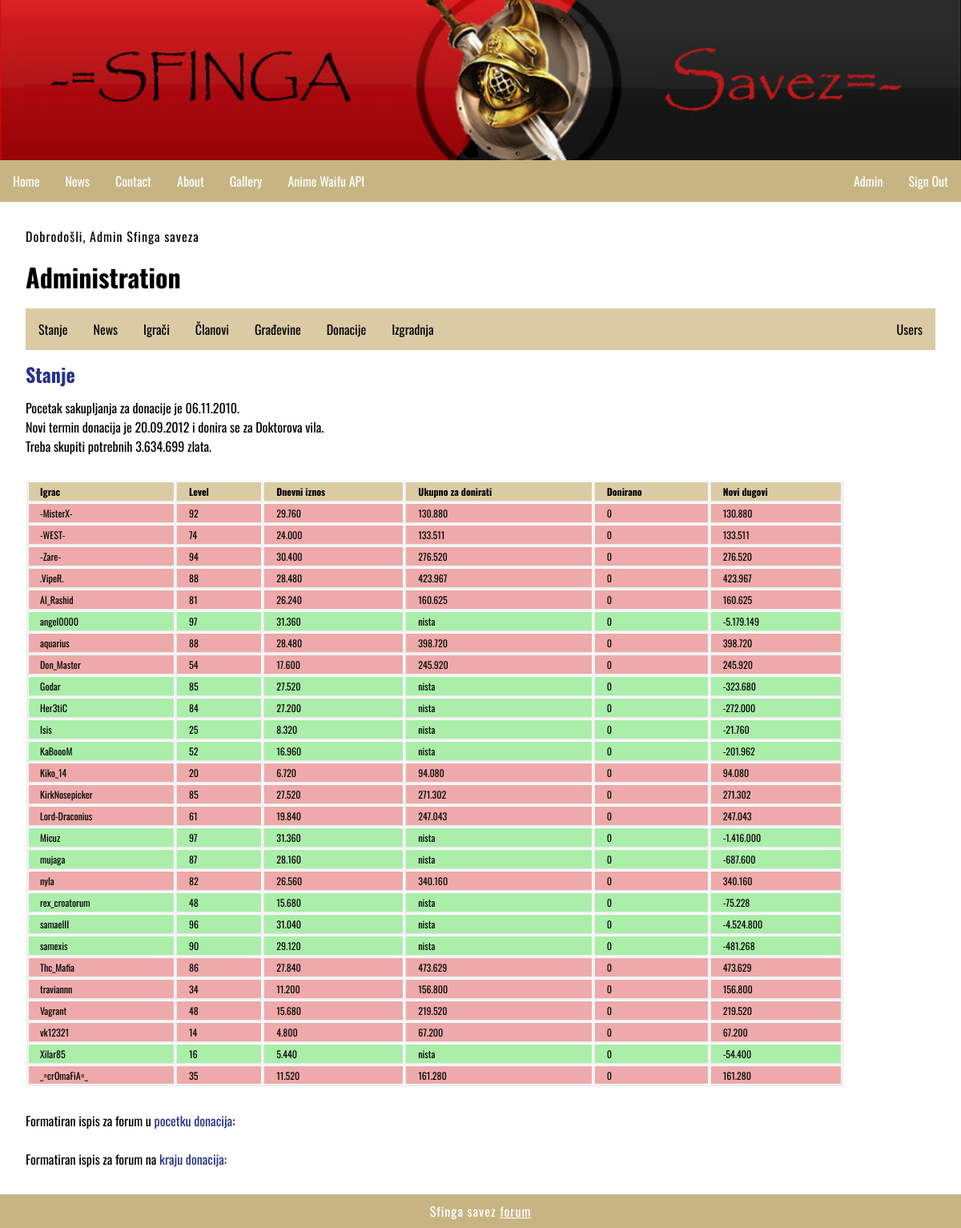
The page /index.php?menu=7 (signed in) on the database its author committed.
### tables this page shows
CREATE TABLE `glad_don` (
  `donacija` datetime NOT NULL,
  `zgrada` char(30) NOT NULL,
  `vri_zgr` int(11) NOT NULL,
  `man_dan` char(30) DEFAULT NULL,
  `don_dan` datetime NOT NULL
);

CREATE TABLE `glad_igraci` (
  `id` int(6) NOT NULL,
  `ime` char(50) NOT NULL,
  `lvl` int(3) NOT NULL,
  `stat` int(2) NOT NULL DEFAULT '2',
  `dugovi` int(11) NOT NULL DEFAULT '0',
  `dato` int(11) NOT NULL DEFAULT '0',
  `termin` datetime DEFAULT NULL,
  `ukupno` int(11) NOT NULL DEFAULT '0'
);

### admin/ispis.php (the view, shortened to what this page needs)
<?php
	$dani = array( "Mon" => "Ponedjeljak", "Tue" => "Utorak", "Wed" => "Srijeda", "Thu" => "Cetvrtak", "Fri" => "Petak", "Sat" => "Subota", "Sun" => "Nedjelja");
	print "<div class=\"title2_box\" style=\"width:90%;\">\n<div class=\"title2_inner\">\n";
	$result = mysqli_query($MySQL, "SELECT zgrada,vri_zgr,man_dan,UNIX_TIMESTAMP(don_dan),UNIX_TIMESTAMP(donacija) FROM glad_don ORDER BY donacija DESC LIMIT 0,1");
	$db_data = mysqli_fetch_row($result);
	if(!empty($db_data)){
	 if(!empty($db_data[2])) $termin=$db_data[2]; else $termin=sprintf("%s (%s)",date('d.m.Y',$db_data[3]),$dani[date('D',$db_data[3])]);
	 $zgrada=$db_data[0]; $zlato=$db_data[1]; $poc_don=date('d.m.Y',$db_data[4]);
	}else{ $termin="xx.xx.xxxx"; $zgrada=""; $zlato="xxx"; }
	print "<h2>Stanje</h2>\nPocetak sakupljanja za donacije je {$poc_don}.<br>\n";
	print "Novi termin donacija je {$termin} i donira se za {$zgrada}.<br>\n";
	print "Treba skupiti potrebnih ".number_format($zlato, 0, ',', '.')." zlata.\n";
	print "<table border=0 width=\"100%\">\n";
	print "<tr style=\"background-color:#dbcba5; font-weight:bold;\">\n";
	print "<td>Igrac</td><td>Level</td><td>Dnevni iznos</td>\n";
	print "<td>Ukupno za donirati</td><td>Donirano</td><td>Novi dugovi</td></tr>\n";
	$result = mysqli_query($MySQL, "SELECT ime,lvl,dugovi,dato,ukupno FROM glad_igraci WHERE stat=\"2\" ORDER BY ime");
	$db_d = mysqli_fetch_row($result);
	while(!empty($db_d)){
	 print "<tr style=\"background-color:#";
	 if((($db_d[2]+$db_d[4])-$db_d[3])>0) print "eaa"; else print "aea";
	 print ";\"><td>{$db_d[0]}</td><td>{$db_d[1]}</td>\n<td>";
	 print number_format(($db_d[1]+1)*20*16, 0, ',', '.');
	 print "</td><td>";
	 if(($db_d[2]+$db_d[4])>0) print number_format($db_d[2]+$db_d[4], 0, ',', '.');
	 else print "nista";
	 print "</td><td>{$db_d[3]}</td><td>".number_format(($db_d[2]+$db_d[4])-$db_d[3], 0, ',', '.');
	 print "</td></tr>\n";
	 $db_d = mysqli_fetch_row($result);
	}
	print "</table>\nFormatiran ispis za forum u <a href=\"\" onclick=\"showhide('PocDon'); return(false);\">pocetku donacija</a>:<br>\n";
	print "<br>Formatiran ispis za forum na <a href=\"\" onclick=\"showhide('KraDon'); return(false);\">kraju donacija</a>:<br>\n";
	print "</div></div>\n";
?>

### index.php (shortened to what this page needs)
<?php
    if(isset($_GET['menu'])) { $menu   = (int)$_GET['menu']; }
print '
<!DOCTYPE html>
<html>
	<head>
		<link rel="stylesheet" href="style.css">
		<meta name="viewport" content="width=device-width; initial-scale=1.0; maximum-scale=1.0; user-scalable=0;">
        <meta http-equiv="content-type" content="text/html; charset=utf-8">
        <meta name="description" content="Sfinga savez, test webpage">
        <meta name="keywords" content="sfinga, gladiatus, game, savez">
        <meta name="author" content="info@sklaic.info">
		<link rel="icon" href="favicon.ico" type="image/x-icon"/>
		<link rel="shortcut icon" href="favicon.ico" type="image/x-icon"/>
		<link href="https://fonts.googleapis.com/css?family=Oswald" rel="stylesheet">
		<title>Sfinga savez - PHP API</title>
	</head>
<body>
	<header>
		<div'; if ($menu > 1) { print ' class="hero-subimage"'; } else { print ' class="hero-image"'; }  print '></div>
		<nav>';
			include("menu.php");
		print '</nav>
	</header>
	<main>';
		if (isset($_SESSION['message'])) {
			print $_SESSION['message'];
		}
	if (!isset($menu) || $menu == 1) { include("home.php"); }
	else if ($menu == 2) { include("news.php"); }
	else if ($menu == 3) { include("contact.php"); }
	else if ($menu == 4) { include("about-us.php"); }
	else if ($menu == 5) { include("register.php"); }
	else if ($menu == 6) { include("signin.php"); }
	else if ($menu == 7) { include("admin.php"); }
	else if ($menu == 10) { include("waifu.php"); }
	else if ($menu == 11) { include("gallery.php"); }
	print '
	</main>
	<footer>
		<p>Sfinga savez <a href="https://sfinga-savez.forumcroatian.com" style="color:#fff">forum</a></p>
	</footer>
</body>
</html>';
?>

### menu.php
<?php
	print '
	<ul>
		<li><a href="index.php?menu=1">Home</a></li>
		<li><a href="index.php?menu=2">News</a></li>
		<li><a href="index.php?menu=3">Contact</a></li>
		<li><a href="index.php?menu=4">About</a></li>
		<li><a href="index.php?menu=11">Gallery</a></li>
		<li><a href="index.php?menu=10">Anime Waifu API</a></li>';
		if (!isset($_SESSION['user']['valid']) || $_SESSION['user']['valid'] == 'false') {
			print '
			<li class="users"><a href="index.php?menu=5">Register</a></li>
			<li class="users"><a href="index.php?menu=6">Sign In</a></li>';
		}
		else if ($_SESSION['user']['valid'] == 'true') {
			print '
			<li class="users"><a href="signout.php">Sign Out</a></li>
			<li class="users"><a href="index.php?menu=7">Admin</a></li>';
		}
		print '
	</ul>';
?>

### admin.php
<?php
	if ($_SESSION['user']['valid'] == 'true') {
		if (!isset($action)) { $action = 3; }
		print '
		<h1>Administration</h1>
		<div id="admin">
			<ul>
				<li><a href="index.php?menu=7&amp;action=3">Stanje</a></li>
				<li><a href="index.php?menu=7&amp;action=2">News</a></li>
				<li><a href="index.php?menu=7&amp;action=4">Igrači</a></li>
				<li><a href="index.php?menu=7&amp;action=5">Članovi</a></li>
				<li><a href="index.php?menu=7&amp;action=6">Građevine</a></li>
				<li><a href="index.php?menu=7&amp;action=7">Donacije</a></li>
				<li><a href="index.php?menu=7&amp;action=8">Izgradnja</a></li>
				<li class="users"><a href="index.php?menu=7&amp;action=1">Users</a></li>
			</ul>';
			if ($action == 1) { include("admin/users.php"); }
			else if ($action == 2) { include("admin/news.php"); }
			else if ($action == 3) { include("admin/ispis.php"); }
			else if ($action == 4) { include("admin/igraci.php"); }
			else if ($action == 5) { include("admin/igrac.php"); }
			else if ($action == 6) { include("admin/gradevine.php"); }
			else if ($action == 7) { include("admin/donacije.php"); }
			else if ($action == 8) { include("admin/izgradnja.php"); }
		print '
		</div>';
	}
	else {
		$_SESSION['message'] = '<p>Please register or login using your credentials!</p>';
		header("Location: index.php?menu=6");
	}
?>

### style.css (style rules this page uses)
body, html { font-family: 'Oswald', sans-serif; margin: 0; font-size: 16px; }
header { display: block; width: 100%; }
.hero-subimage { background-image: url("img/sfinga10.jpg"); background-position: center; background-repeat: no-repeat; background-size: cover; position: relative; height: 200px; }
ul { list-style-type: none; margin: 0; padding: 0; overflow: hidden; background-color: #c6b583; }
.users { float: right; }
li { float: left; }
li a { display: block; color: white; text-align: center; padding: 14px 16px; text-decoration: none; }
h1,h2 { margin: 0.5em 0; font-size: 2em; }
h2 { font-size: 1.5em; color: #27318b; }
main { margin: 2em; }
main a { color: #27318b; text-decoration: none; }
p { margin: 1em 0; line-height: 1.4em; letter-spacing: 1px; }
footer { background-color: #c6b583; padding: 0.1em; clear: both; }
footer p { color: white; text-align: center; margin: 0.5em; }
table { background: #f5f5f5; border-collapse: separate; box-shadow: inset 0 1px 0 #fff; font-size: 12px; line-height: 24px; margin: 30px auto; text-align: left; width: 100%; }
td { border-right: 1px solid #fff; border-left: 1px solid #e8e8e8; border-top: 1px solid #fff; border-bottom: 1px solid #e8e8e8; padding: 10px 15px; position: relative; transition: all 300ms; }
td:first-child { box-shadow: inset 1px 0 0 #fff; }
td:last-child { border-right: 1px solid #e8e8e8; box-shadow: inset -1px 0 0 #fff; }
tr { background: url(http://jackrugile.com/images/misc/noise-diagonal.png); }
tr:nth-child(odd) td { background: #f1f1f1 url(http://jackrugile.com/images/misc/noise-diagonal.png); }
tr:last-of-type td { box-shadow: inset 0 -1px 0 #fff; }
tr:last-of-type td:first-child { box-shadow: inset 1px -1px 0 #fff; }
tr:last-of-type td:last-child { box-shadow: inset -1px -1px 0 #fff; }
.title2_box tr { background: none; line-height: 3px; }
.title2_box tr:nth-child(odd) td { background: none; }
#admin ul { background-color: #dbcba5; }
#admin li a { color: black; }

### rows shown on the page
glad_don: man_dan "20.09.2012", zgrada "Doktorova vila", vri_zgr "3.634.699"
glad_igraci: ime "-MisterX-", lvl "92", ($db_d[1]+1)*20*16 "29.760", $db_d[2]+$db_d[4] "130.880", dato "0", ($db_d[2]+$db_d[4])-$db_d[3] "130.880"
glad_igraci: ime "-WEST-", lvl "74", ($db_d[1]+1)*20*16 "24.000", $db_d[2]+$db_d[4] "133.511", dato "0", ($db_d[2]+$db_d[4])-$db_d[3] "133.511"
glad_igraci: ime "-Zare-", lvl "94", ($db_d[1]+1)*20*16 "30.400", $db_d[2]+$db_d[4] "276.520", dato "0", ($db_d[2]+$db_d[4])-$db_d[3] "276.520"
glad_igraci: ime ".VipeR.", lvl "88", ($db_d[1]+1)*20*16 "28.480", $db_d[2]+$db_d[4] "423.967", dato "0", ($db_d[2]+$db_d[4])-$db_d[3] "423.967"
glad_igraci: ime "Al_Rashid", lvl "81", ($db_d[1]+1)*20*16 "26.240", $db_d[2]+$db_d[4] "160.625", dato "0", ($db_d[2]+$db_d[4])-$db_d[3] "160.625"
glad_igraci: ime "angel0000", lvl "97", ($db_d[1]+1)*20*16 "31.360", shows "nista", dato "0", ($db_d[2]+$db_d[4])-$db_d[3] "-5.179.149"
glad_igraci: ime "aquarius", lvl "88", ($db_d[1]+1)*20*16 "28.480", $db_d[2]+$db_d[4] "398.720", dato "0", ($db_d[2]+$db_d[4])-$db_d[3] "398.720"
glad_igraci: ime "Don_Master", lvl "54", ($db_d[1]+1)*20*16 "17.600", $db_d[2]+$db_d[4] "245.920", dato "0", ($db_d[2]+$db_d[4])-$db_d[3] "245.920"
glad_igraci: ime "Godar", lvl "85", ($db_d[1]+1)*20*16 "27.520", shows "nista", dato "0", ($db_d[2]+$db_d[4])-$db_d[3] "-323.680"
glad_igraci: ime "Her3tiC", lvl "84", ($db_d[1]+1)*20*16 "27.200", shows "nista", dato "0", ($db_d[2]+$db_d[4])-$db_d[3] "-272.000"
glad_igraci: ime "Isis", lvl "25", ($db_d[1]+1)*20*16 "8.320", shows "nista", dato "0", ($db_d[2]+$db_d[4])-$db_d[3] "-21.760"
glad_igraci: ime "KaBoooM", lvl "52", ($db_d[1]+1)*20*16 "16.960", shows "nista", dato "0", ($db_d[2]+$db_d[4])-$db_d[3] "-201.962"
glad_igraci: ime "Kiko_14", lvl "20", ($db_d[1]+1)*20*16 "6.720", $db_d[2]+$db_d[4] "94.080", dato "0", ($db_d[2]+$db_d[4])-$db_d[3] "94.080"
glad_igraci: ime "KirkNosepicker", lvl "85", ($db_d[1]+1)*20*16 "27.520", $db_d[2]+$db_d[4] "271.302", dato "0", ($db_d[2]+$db_d[4])-$db_d[3] "271.302"
glad_igraci: ime "Lord-Draconius", lvl "61", ($db_d[1]+1)*20*16 "19.840", $db_d[2]+$db_d[4] "247.043", dato "0", ($db_d[2]+$db_d[4])-$db_d[3] "247.043"
glad_igraci: ime "Micuz", lvl "97", ($db_d[1]+1)*20*16 "31.360", shows "nista", dato "0", ($db_d[2]+$db_d[4])-$db_d[3] "-1.416.000"
glad_igraci: ime "mujaga", lvl "87", ($db_d[1]+1)*20*16 "28.160", shows "nista", dato "0", ($db_d[2]+$db_d[4])-$db_d[3] "-687.600"
glad_igraci: ime "nyla", lvl "82", ($db_d[1]+1)*20*16 "26.560", $db_d[2]+$db_d[4] "340.160", dato "0", ($db_d[2]+$db_d[4])-$db_d[3] "340.160"
glad_igraci: ime "rex_croatorum", lvl "48", ($db_d[1]+1)*20*16 "15.680", shows "nista", dato "0", ($db_d[2]+$db_d[4])-$db_d[3] "-75.228"
glad_igraci: ime "samaelII", lvl "96", ($db_d[1]+1)*20*16 "31.040", shows "nista", dato "0", ($db_d[2]+$db_d[4])-$db_d[3] "-4.524.800"
glad_igraci: ime "samexis", lvl "90", ($db_d[1]+1)*20*16 "29.120", shows "nista", dato "0", ($db_d[2]+$db_d[4])-$db_d[3] "-481.268"
glad_igraci: ime "Thc_Mafia", lvl "86", ($db_d[1]+1)*20*16 "27.840", $db_d[2]+$db_d[4] "473.629", dato "0", ($db_d[2]+$db_d[4])-$db_d[3] "473.629"
glad_igraci: ime "traviannn", lvl "34", ($db_d[1]+1)*20*16 "11.200", $db_d[2]+$db_d[4] "156.800", dato "0", ($db_d[2]+$db_d[4])-$db_d[3] "156.800"
glad_igraci: ime "Vagrant", lvl "48", ($db_d[1]+1)*20*16 "15.680", $db_d[2]+$db_d[4] "219.520", dato "0", ($db_d[2]+$db_d[4])-$db_d[3] "219.520"
glad_igraci: ime "vk12321", lvl "14", ($db_d[1]+1)*20*16 "4.800", $db_d[2]+$db_d[4] "67.200", dato "0", ($db_d[2]+$db_d[4])-$db_d[3] "67.200"
glad_igraci: ime "Xilar85", lvl "16", ($db_d[1]+1)*20*16 "5.440", shows "nista", dato "0", ($db_d[2]+$db_d[4])-$db_d[3] "-54.400"
glad_igraci: ime "_=crOmaFiA=_", lvl "35", ($db_d[1]+1)*20*16 "11.520", $db_d[2]+$db_d[4] "161.280", dato "0", ($db_d[2]+$db_d[4])-$db_d[3] "161.280"

### other values the page prints
$_SESSION['message'] "Dobrodošli, Admin Sfinga saveza"
$poc_don "06.11.2010"
